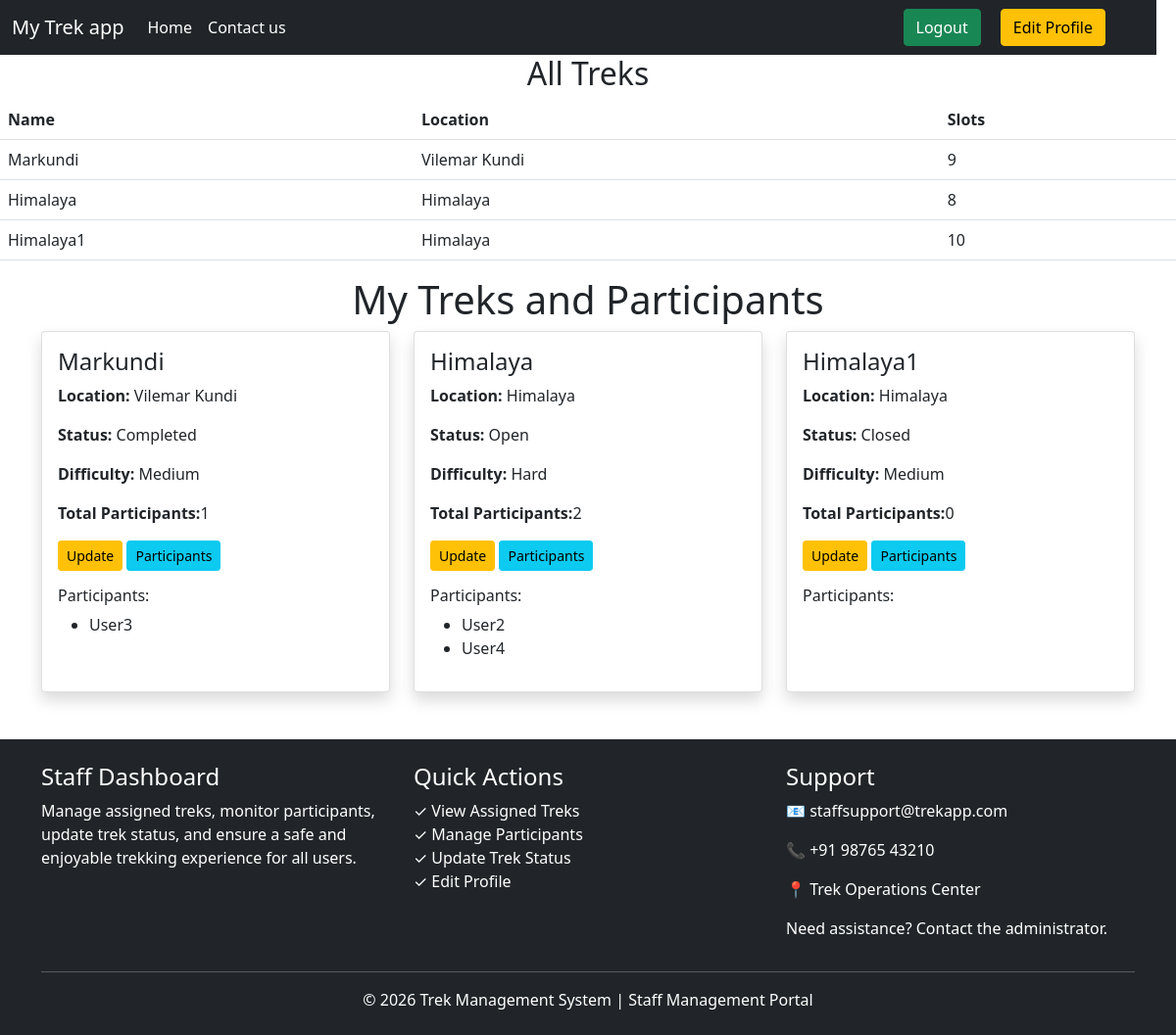
The app's page /staff (signed in), older data.
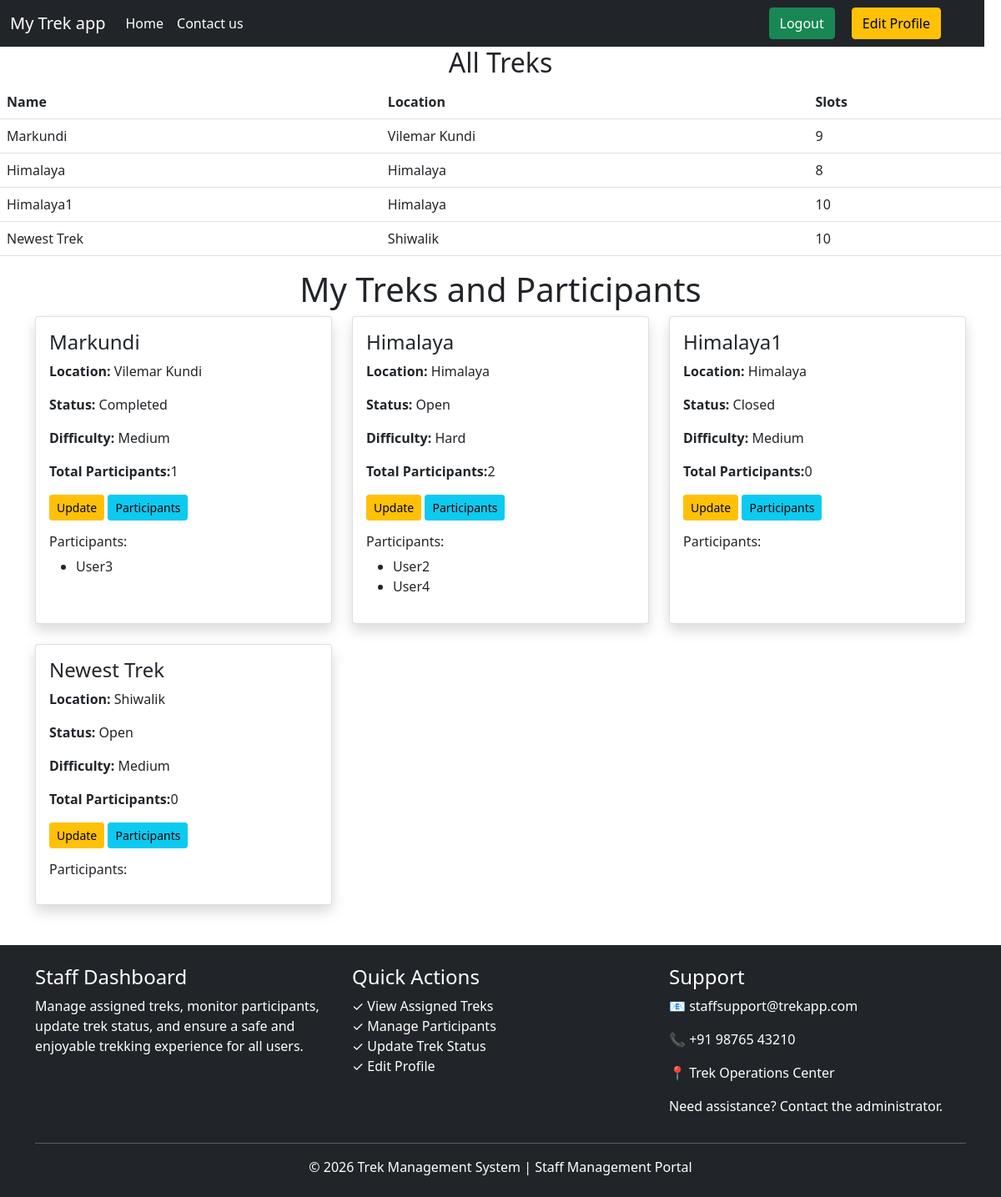
The same page, newer data.
### models.py (models this page shows)
class Trek(db.Model):
    id = db.Column(db.Integer, primary_key=True)
    name = db.Column(db.String(100))
    location = db.Column(db.String(100))
    assigned_staff_id=staff_id=db.Column(db.Integer, db.ForeignKey('user.id'))
    available_slots=db.Column(db.Integer)
    difficulty = db.Column(db.String(50))
    duration = db.Column(db.Integer)
    status = db.Column(db.String(20),default='Open')
    start_date=db.Column(db.Date)
    end_date=db.Column(db.Date)
    image=db.Column(db.String(500))
    trek_details=db.Column(db.String(500))
    bookings = db.relationship(
        'Booking',
        backref='trek',
        lazy=True
    )
    assigned_staff_id = db.Column(
        db.Integer,
        db.ForeignKey('user.id'),
        nullable=True
    )

class User(db.Model):
    id = db.Column(db.Integer, primary_key=True)
    name = db.Column(db.String(100) , nullable=False)
    email = db.Column(db.String(100), unique=True ,nullable=False)
    password = db.Column(db.String(100) ,nullable=False)
    role = db.Column(db.String(20))
    approved = db.Column(db.Boolean, default=False)
    blacklisted = db.Column(db.Boolean, default=False)
    bookings = db.relationship(
        'Booking',
        backref='user',
        lazy=True
    )

### app.py (the view)
@app.route('/staff')
def staff_dashboard():
    if 'user_id' not in session:
        return redirect('/login')
    if session['role'] != 'staff':
        return "Access Denied"
    assigned_treks = Trek.query.filter_by(assigned_staff_id=session['user_id']).all()
    trek_user_report = []
    for trek in assigned_treks:
        bookings = Booking.query.filter_by(Trek_ID=trek.id,Status='Booked').all()
        users = []
        for booking in bookings:
            user = User.query.get(booking.User_ID)
            if user:
                users.append(user)
        trek_user_report.append({
            'trek': trek,
            'users': users
        })
    return render_template('staff_dashboard.html',assigned_treks=assigned_treks,trek_user_report=trek_user_report)

### templates/staff_dashboard.html (shortened to what this page needs)
<!DOCTYPE html>
<html lang="en">
<head>
    <link href="https://cdn.jsdelivr.net/npm/bootstrap@5.0.2/dist/css/bootstrap.min.css" rel="stylesheet">
</head>
<body>
  <nav class="navbar navbar-expand-lg navbar-light bg-dark" style="margin-right: 20px;">
    <div class="container-fluid" style="margin-right: 20px;">
        <a class="navbar-brand" href="#" style="color: white;">My Trek app</a>
        <div class="collapse navbar-collapse" id="navbarNav" style="margin-right: 20px;">
        <ul class="navbar-nav">
            <li class="nav-item">
            <a class="nav-link active" aria-current="page" href="#" style="color: white;">Home</a>
            </li>
            <li class="nav-item">
            <a class="nav-link" href="#footer" style="color: white;">Contact us</a>
            </li>
        </ul>
        </div>
        <a href="/logout" class="btn btn-success" style="margin-right: 20px;">Logout</a>
    <a href="/edit_profile" class="btn btn-warning " style="margin-right: 20px;">Edit Profile</a>
    </div>
  </nav>
<h2 style="text-align: center;">All Treks</h2>
<table class="table">
    <tr>
        <th>Name</th>
        <th>Location</th>
        <th>Slots</th>
    </tr>
    {% for trek in assigned_treks %}
    <tr>
        <td>{{ trek.name }}</td>
        <td>{{ trek.location }}</td>
        <td>{{ trek.available_slots }}</td>
    </tr>
    {% endfor %}
</table>
<h1 class="text-center">My Treks and Participants</h1>
<div class="container">
    <div class="row row-cols-1 row-cols-md-3 g-4">
        {% for item in trek_user_report %}
        <div class="col">
            <div class="card h-100 shadow">
                <div class="card-body">
                    <h4 class="card-title">{{ item.trek.name }}</h4>
                    <p><b>Location: </b>{{ item.trek.location }}</p>
                    <p><b>Status: </b>{{ item.trek.status }}</p>
                    <p><b>Difficulty: </b>{{ item.trek.difficulty }}</p>
                    <p><b>Total Participants:</b>{{ item.users|length }}</p>
                    <div class="mb-3">
                        <a href="/staff_edit_trek/{{ item.trek.id }}" class="btn btn-warning btn-sm">Update</a>
                        <a href="/participants/{{ item.trek.id }}" class="btn btn-info btn-sm">Participants</a>
                    </div>
                    <h6>Participants:</h6>
                    <ul>
                    {% for user in item.users[:3] %}
                        <li>{{ user.name }}</li>
                    {% endfor %}
                    </ul>
                </div>
            </div>
        </div>
        {% endfor %}
    </div>
</div>
<footer id="footer" class="bg-dark text-white mt-5">
<div class="container py-4">
    <div class="row">
        <div class="col-md-4">
            <h4>Staff Dashboard</h4>
            <p>
                Manage assigned treks, monitor participants,
                update trek status, and ensure a safe and
                enjoyable trekking experience for all users.
            </p>
        </div>
        <div class="col-md-4">
            <h4>Quick Actions</h4>
            <ul class="list-unstyled">
                <li>✓ View Assigned Treks</li>
                <li>✓ Manage Participants</li>
                <li>✓ Update Trek Status</li>
                <li>✓ Edit Profile</li>
            </ul>
        </div>
        <div class="col-md-4">
            <h4>Support</h4>
            <p>📧 staffsupport@trekapp.com</p>
            <p>📞 +91 98765 43210</p>
            <p>📍 Trek Operations Center</p>
            <p>
                Need assistance? Contact the administrator.
            </p>
        </div>
    </div>
    <hr>
    <div class="text-center">
        <p class="mb-0">
            © 2026 Trek Management System |
            Staff Management Portal
        </p>
    </div>
</div>
</footer>
</body>
</html>

Row changes from the older to the newer data that the page shows:
added Trek: name "Newest Trek", location "Shiwalik", available_slots "10", trek.name "Newest Trek", trek.location "Shiwalik", trek.status "Open", trek.difficulty "Medium"
Text that changed along with them:
new list line: "Location: Status: Difficulty: Total Participants: 0 Update Participants Participants:"
